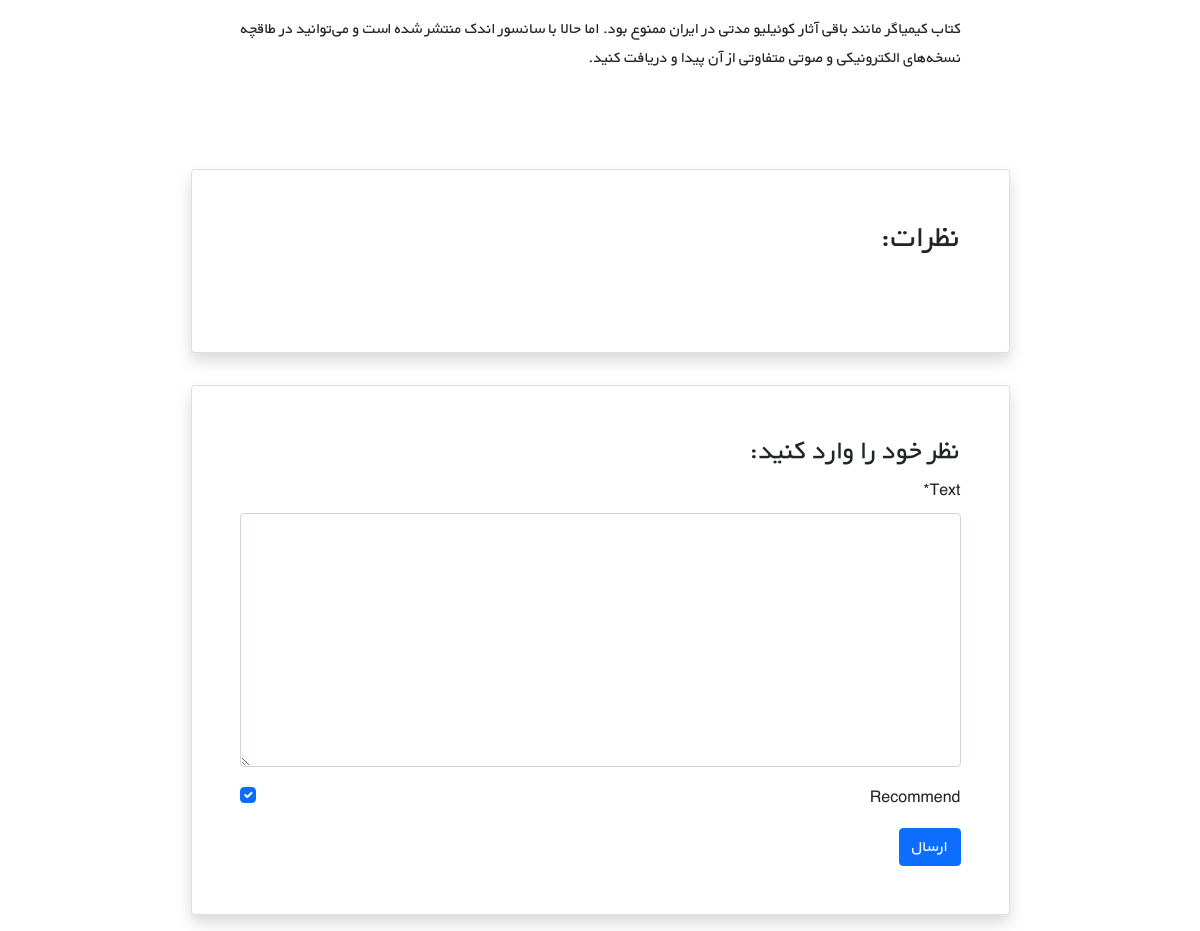
Page /books/6/ (signed in, lower part) on the earlier database version.
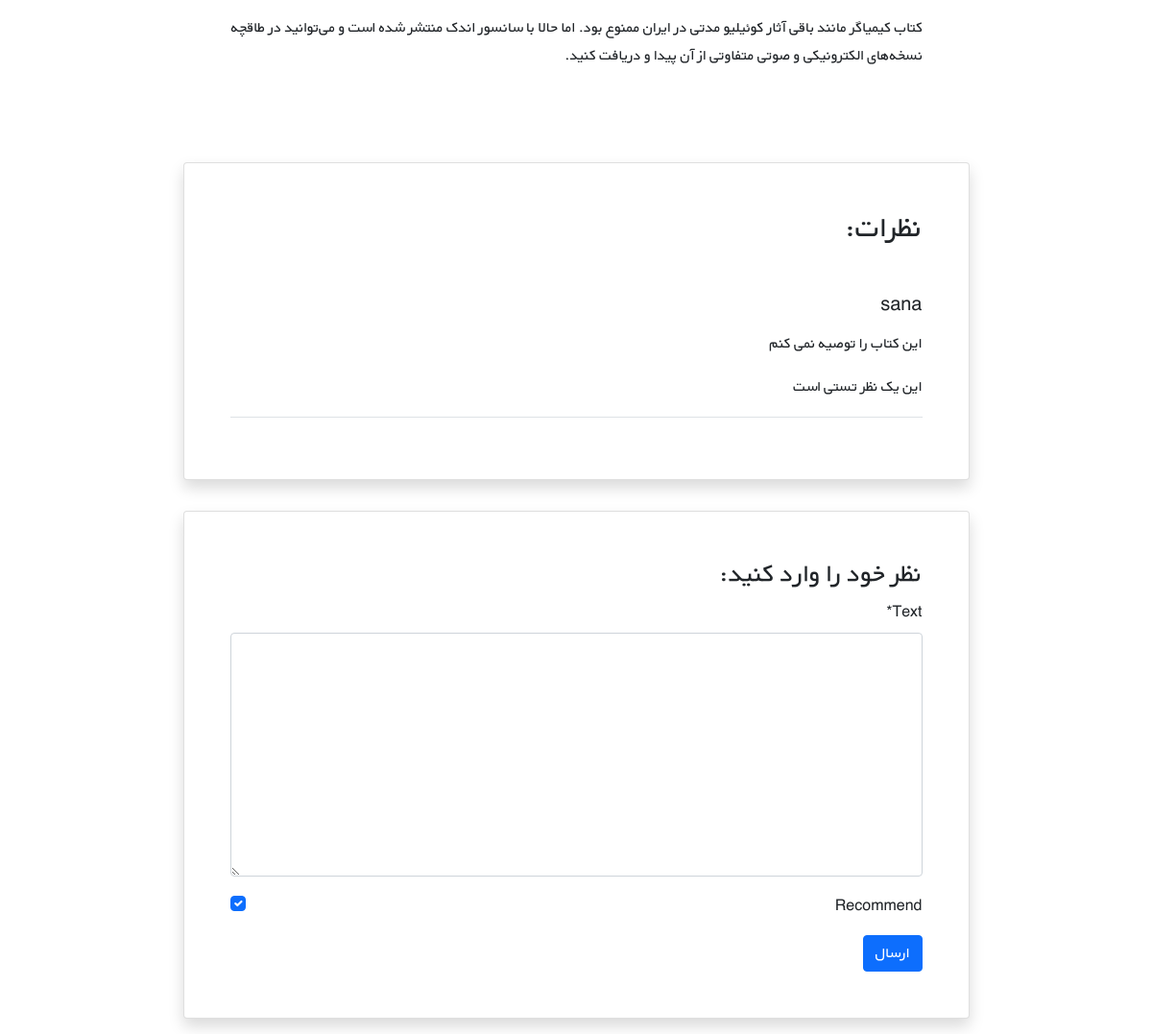
Same page on the later database version.
### books/models.py (models this page shows, shortened)
class Comment(models.Model):
    user = models.ForeignKey(get_user_model(), on_delete=models.CASCADE)
    book = models.ForeignKey(Book, on_delete=models.CASCADE, related_name="comments")
    text = models.TextField()
    datetime_created = models.DateTimeField(auto_now_add=True)
    is_active = models.BooleanField(default=True)
    recommend = models.BooleanField(default=True)

### accounts/models.py (models this page shows)
class CustomUser(AbstractUser):
    age = models.PositiveIntegerField(null=True, blank=True)

### books/views.py (the view)
# urls.py: path('<int:pk>/', book_detail_view, name='book_detail'),
@login_required
def book_detail_view(request, pk):
    book = get_object_or_404(Book, pk=pk)
    book_comments = book.comments.all()
    if request.method == 'POST':
        comment_form = CommentForm(request.POST)
        if comment_form.is_valid:
            new_comment = comment_form.save(commit=False)
            new_comment.book = book
            new_comment.user = request.user
            new_comment.save()
            comment_form = CommentForm()
    else:
        comment_form = CommentForm
    return render(request, 'books/book_detail.html', {
        'comments': book_comments,
        'book': book, 'comment_form': comment_form})

### books/templates/books/book_detail.html (shortened to what this page needs)
{% extends "_base.html" %}
{% load crispy_forms_tags %}
{% block content %}
    <div class="container mt-5" dir="rtl">
        <div class="">
            <div class="">
                <div class="d-flex justify-content-center">
                    <div class="my-3 p-5 w-sm-75 w-100">
                        {{ book.description|linebreaks }}
                    </div>
                </div>
                <div class="d-flex justify-content-center">
                    <div class="card shadow my-3 p-5 w-sm-75 w-100">
                        <h2 class="mb-5">نظرات:</h2>
                        {% for comment in comments %}
                            {% if comment.is_active %}
                                <div class="border-bottom mb-3">
                                    <h5 class="mb-3">{{ comment.user.username }}</h5>
                                    {% if comment.reccomend %}
                                        <p>این کتاب را توصیه می کنم</p>
                                    {% else %}
                                        <p>این کتاب را توصیه نمی کنم</p>
                                    {% endif %}
                                    <p>{{ comment.text|linebreaks }}</p>
                                </div>
                            {% endif %}
                        {% endfor %}
                    </div>
                </div>
                <div class="d-flex justify-content-center">
                    <div class="card shadow my-3 p-5 w-sm-75 w-100">
                        <h3>نظر خود را وارد کنید:</h3>
                        <form method="POST">
                            {{ comment_form|crispy }}
                            <button type="submit" class="btn btn-primary">ارسال</button>
                        </form>
                    </div>
                </div>
            </div>
        </div>
    </div>
{% endblock content %}

Differences in the rows shown:
added Comment: user.username "sana", text "این یک نظر تستی است"
